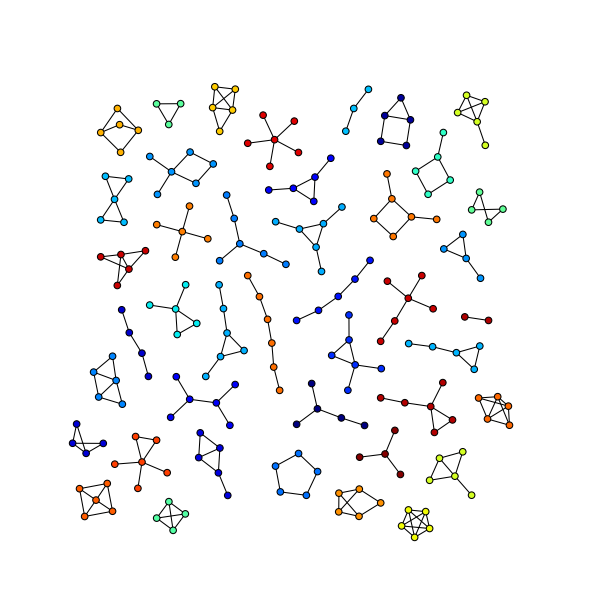

Write the Python code that produced this figure.
#!/usr/bin/env python
"""
Atlas of all graphs of 6 nodes or less.

"""

import networkx as nx
from networkx.generators.atlas import *
from networkx.algorithms.isomorphism.isomorph import graph_could_be_isomorphic as isomorphic
import random


def atlas6():
    """ Return the atlas of all connected graphs of 6 nodes or less.
        Attempt to check for isomorphisms and remove.
    """

    Atlas = graph_atlas_g()[0:100] # 208
    # remove isolated nodes, only connected graphs are left
    U = nx.Graph() # graph for union of all graphs in atlas
    for G in Atlas:
        zerodegree = [n for n in G if G.degree(n)==0]
        for n in zerodegree:
            G.remove_node(n)
        U = nx.disjoint_union(U, G)

    # list of graphs of all connected components
    C = nx.connected_component_subgraphs(U)

    UU = nx.Graph()
    # do quick isomorphic-like check, not a true isomorphism checker
    nlist = [] # list of nonisomorphic graphs
    for G in C:
        # check against all nonisomorphic graphs so far
        if not iso(G, nlist):
            nlist.append(G)
            UU = nx.disjoint_union(UU, G) # union the nonisomorphic graphs
    return UU

def iso(G1, glist):
    """Quick and dirty nonisomorphism checker used to check isomorphisms."""
    for G2 in glist:
        if isomorphic(G1, G2):
            return True
    return False


if __name__ == '__main__':
    G=atlas6()

    print("graph has %d nodes with %d edges"\
          %(nx.number_of_nodes(G), nx.number_of_edges(G)))
    print(nx.number_connected_components(G), "connected components")

    try:
        import pygraphviz
        from networkx.drawing.nx_agraph import graphviz_layout
    except ImportError:
        try:
            import pydotplus
            from networkx.drawing.nx_pydot import graphviz_layout
        except ImportError:
            raise ImportError("This example needs Graphviz and either "
                              "PyGraphviz or PyDotPlus")

    import matplotlib.pyplot as plt
    plt.figure(1, figsize=(8, 8))
    # layout graphs with positions using graphviz neato
    pos = graphviz_layout(G, prog="neato")
    # color nodes the same in each connected subgraph
    C = nx.connected_component_subgraphs(G)
    for g in C:
        c = [random.random()] * nx.number_of_nodes(g) # random color...
        nx.draw(g,
             pos,
             node_size=40,
             node_color=c,
             vmin=0.0,
             vmax=1.0,
             with_labels=False
             )
    plt.savefig("atlas.png", dpi=75)
    plt.show()
